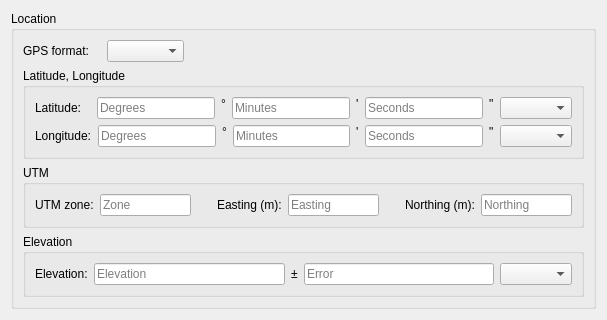
<?xml version="1.0" encoding="UTF-8"?>
<ui version="4.0">
 <class>Form</class>
 <widget class="QWidget" name="Form">
  <property name="geometry">
   <rect>
    <x>0</x>
    <y>0</y>
    <width>607</width>
    <height>316</height>
   </rect>
  </property>
  <property name="sizePolicy">
   <sizepolicy hsizetype="Preferred" vsizetype="MinimumExpanding">
    <horstretch>0</horstretch>
    <verstretch>0</verstretch>
   </sizepolicy>
  </property>
  <property name="windowTitle">
   <string>Form</string>
  </property>
  <layout class="QVBoxLayout" name="verticalLayout_2">
   <item>
    <widget class="QGroupBox" name="location_groupBox">
     <property name="sizePolicy">
      <sizepolicy hsizetype="Preferred" vsizetype="Minimum">
       <horstretch>0</horstretch>
       <verstretch>0</verstretch>
      </sizepolicy>
     </property>
     <property name="title">
      <string>Location</string>
     </property>
     <layout class="QVBoxLayout" name="verticalLayout_3">
      <item>
       <layout class="QHBoxLayout" name="horizontalLayout_14" stretch="0,0,0">
        <item>
         <widget class="QLabel" name="gps_format_label">
          <property name="sizePolicy">
           <sizepolicy hsizetype="Preferred" vsizetype="Fixed">
            <horstretch>0</horstretch>
            <verstretch>0</verstretch>
           </sizepolicy>
          </property>
          <property name="maximumSize">
           <size>
            <width>80</width>
            <height>16777215</height>
           </size>
          </property>
          <property name="text">
           <string>GPS format:</string>
          </property>
         </widget>
        </item>
        <item>
         <widget class="QComboBox" name="gps_format_comboBox">
          <property name="placeholderText">
           <string/>
          </property>
         </widget>
        </item>
        <item>
         <spacer name="horizontalSpacer_7">
          <property name="orientation">
           <enum>Qt::Horizontal</enum>
          </property>
          <property name="sizeType">
           <enum>QSizePolicy::Fixed</enum>
          </property>
          <property name="sizeHint" stdset="0">
           <size>
            <width>400</width>
            <height>0</height>
           </size>
          </property>
         </spacer>
        </item>
       </layout>
      </item>
      <item>
       <widget class="FocusGroupBox" name="latlon_groupBox">
        <property name="sizePolicy">
         <sizepolicy hsizetype="Preferred" vsizetype="MinimumExpanding">
          <horstretch>0</horstretch>
          <verstretch>3</verstretch>
         </sizepolicy>
        </property>
        <property name="title">
         <string>Latitude, Longitude</string>
        </property>
        <layout class="QVBoxLayout" name="verticalLayout">
         <item>
          <layout class="QHBoxLayout" name="horizontalLayout">
           <item>
            <widget class="QLabel" name="latitude_label">
             <property name="text">
              <string>Latitude:   </string>
             </property>
            </widget>
           </item>
           <item>
            <widget class="QLineEdit" name="lat_deg_lineEdit">
             <property name="placeholderText">
              <string>Degrees</string>
             </property>
            </widget>
           </item>
           <item>
            <widget class="QLabel" name="lat_deg_label">
             <property name="text">
              <string>°</string>
             </property>
             <property name="alignment">
              <set>Qt::AlignLeading|Qt::AlignLeft|Qt::AlignTop</set>
             </property>
            </widget>
           </item>
           <item>
            <widget class="QLineEdit" name="lat_min_lineEdit">
             <property name="placeholderText">
              <string>Minutes</string>
             </property>
            </widget>
           </item>
           <item>
            <widget class="QLabel" name="lat_min_label">
             <property name="text">
              <string>'</string>
             </property>
             <property name="alignment">
              <set>Qt::AlignLeading|Qt::AlignLeft|Qt::AlignTop</set>
             </property>
            </widget>
           </item>
           <item>
            <widget class="QLineEdit" name="lat_sec_lineEdit">
             <property name="placeholderText">
              <string>Seconds</string>
             </property>
            </widget>
           </item>
           <item>
            <widget class="QLabel" name="lat_sec_label">
             <property name="text">
              <string>&quot;</string>
             </property>
             <property name="alignment">
              <set>Qt::AlignLeading|Qt::AlignLeft|Qt::AlignTop</set>
             </property>
            </widget>
           </item>
           <item>
            <widget class="QComboBox" name="lat_comboBox">
             <property name="sizePolicy">
              <sizepolicy hsizetype="Preferred" vsizetype="Fixed">
               <horstretch>0</horstretch>
               <verstretch>0</verstretch>
              </sizepolicy>
             </property>
             <property name="maximumSize">
              <size>
               <width>80</width>
               <height>16777215</height>
              </size>
             </property>
             <property name="placeholderText">
              <string>N/S</string>
             </property>
            </widget>
           </item>
          </layout>
         </item>
         <item>
          <layout class="QHBoxLayout" name="horizontalLayout_2">
           <item>
            <widget class="QLabel" name="longitude_label">
             <property name="text">
              <string>Longitude:</string>
             </property>
            </widget>
           </item>
           <item>
            <widget class="QLineEdit" name="lon_deg_lineEdit">
             <property name="placeholderText">
              <string>Degrees</string>
             </property>
            </widget>
           </item>
           <item>
            <widget class="QLabel" name="lon_deg_label">
             <property name="text">
              <string>°</string>
             </property>
             <property name="alignment">
              <set>Qt::AlignLeading|Qt::AlignLeft|Qt::AlignTop</set>
             </property>
            </widget>
           </item>
           <item>
            <widget class="QLineEdit" name="lon_min_lineEdit">
             <property name="placeholderText">
              <string>Minutes</string>
             </property>
            </widget>
           </item>
           <item>
            <widget class="QLabel" name="lon_min_label">
             <property name="text">
              <string>'</string>
             </property>
             <property name="alignment">
              <set>Qt::AlignLeading|Qt::AlignLeft|Qt::AlignTop</set>
             </property>
            </widget>
           </item>
           <item>
            <widget class="QLineEdit" name="lon_sec_lineEdit">
             <property name="placeholderText">
              <string>Seconds</string>
             </property>
            </widget>
           </item>
           <item>
            <widget class="QLabel" name="lon_sec_label">
             <property name="text">
              <string>&quot;</string>
             </property>
             <property name="alignment">
              <set>Qt::AlignLeading|Qt::AlignLeft|Qt::AlignTop</set>
             </property>
            </widget>
           </item>
           <item>
            <widget class="QComboBox" name="lon_comboBox">
             <property name="sizePolicy">
              <sizepolicy hsizetype="Preferred" vsizetype="Fixed">
               <horstretch>0</horstretch>
               <verstretch>0</verstretch>
              </sizepolicy>
             </property>
             <property name="maximumSize">
              <size>
               <width>80</width>
               <height>16777215</height>
              </size>
             </property>
             <property name="placeholderText">
              <string>E/W</string>
             </property>
            </widget>
           </item>
          </layout>
         </item>
        </layout>
       </widget>
      </item>
      <item>
       <widget class="FocusGroupBox" name="utm_groupBox">
        <property name="sizePolicy">
         <sizepolicy hsizetype="Preferred" vsizetype="MinimumExpanding">
          <horstretch>0</horstretch>
          <verstretch>2</verstretch>
         </sizepolicy>
        </property>
        <property name="title">
         <string>UTM</string>
        </property>
        <layout class="QVBoxLayout" name="verticalLayout_25">
         <item>
          <layout class="QHBoxLayout" name="horizontalLayout_10">
           <item>
            <widget class="QLabel" name="utm_zone_label">
             <property name="text">
              <string>UTM zone:</string>
             </property>
            </widget>
           </item>
           <item>
            <widget class="QLineEdit" name="utm_zone_lineEdit">
             <property name="placeholderText">
              <string>Zone</string>
             </property>
            </widget>
           </item>
           <item>
            <spacer name="horizontalSpacer_3">
             <property name="orientation">
              <enum>Qt::Horizontal</enum>
             </property>
             <property name="sizeType">
              <enum>QSizePolicy::Fixed</enum>
             </property>
             <property name="sizeHint" stdset="0">
              <size>
               <width>20</width>
               <height>20</height>
              </size>
             </property>
            </spacer>
           </item>
           <item>
            <widget class="QLabel" name="utm_e_label">
             <property name="text">
              <string>Easting (m):</string>
             </property>
            </widget>
           </item>
           <item>
            <widget class="QLineEdit" name="utm_e_lineEdit">
             <property name="placeholderText">
              <string>Easting</string>
             </property>
            </widget>
           </item>
           <item>
            <spacer name="horizontalSpacer_2">
             <property name="orientation">
              <enum>Qt::Horizontal</enum>
             </property>
             <property name="sizeType">
              <enum>QSizePolicy::Fixed</enum>
             </property>
             <property name="sizeHint" stdset="0">
              <size>
               <width>20</width>
               <height>20</height>
              </size>
             </property>
            </spacer>
           </item>
           <item>
            <widget class="QLabel" name="utm_n_label">
             <property name="text">
              <string>Northing (m):</string>
             </property>
            </widget>
           </item>
           <item>
            <widget class="QLineEdit" name="utm_n_lineEdit">
             <property name="placeholderText">
              <string>Northing</string>
             </property>
            </widget>
           </item>
          </layout>
         </item>
        </layout>
       </widget>
      </item>
      <item>
       <widget class="FocusGroupBox" name="elev_groupBox">
        <property name="sizePolicy">
         <sizepolicy hsizetype="Preferred" vsizetype="MinimumExpanding">
          <horstretch>0</horstretch>
          <verstretch>2</verstretch>
         </sizepolicy>
        </property>
        <property name="title">
         <string>Elevation</string>
        </property>
        <layout class="QVBoxLayout" name="verticalLayout_26">
         <item>
          <layout class="QHBoxLayout" name="horizontalLayout_4">
           <item>
            <widget class="QLabel" name="elevation_label">
             <property name="text">
              <string>Elevation:</string>
             </property>
            </widget>
           </item>
           <item>
            <widget class="QLineEdit" name="elevation_lineEdit">
             <property name="sizePolicy">
              <sizepolicy hsizetype="Expanding" vsizetype="Fixed">
               <horstretch>0</horstretch>
               <verstretch>0</verstretch>
              </sizepolicy>
             </property>
             <property name="placeholderText">
              <string>Elevation</string>
             </property>
            </widget>
           </item>
           <item>
            <widget class="QLabel" name="elevation_error_label">
             <property name="text">
              <string>±</string>
             </property>
             <property name="alignment">
              <set>Qt::AlignCenter</set>
             </property>
            </widget>
           </item>
           <item>
            <widget class="QLineEdit" name="elevation_error_lineEdit">
             <property name="placeholderText">
              <string>Error</string>
             </property>
            </widget>
           </item>
           <item>
            <widget class="QComboBox" name="elevation_unit_comboBox">
             <property name="sizePolicy">
              <sizepolicy hsizetype="Fixed" vsizetype="Fixed">
               <horstretch>0</horstretch>
               <verstretch>0</verstretch>
              </sizepolicy>
             </property>
             <property name="maximumSize">
              <size>
               <width>80</width>
               <height>16777215</height>
              </size>
             </property>
             <property name="placeholderText">
              <string>Unit</string>
             </property>
            </widget>
           </item>
          </layout>
         </item>
        </layout>
       </widget>
      </item>
     </layout>
    </widget>
   </item>
  </layout>
 </widget>
 <customwidgets>
  <customwidget>
   <class>FocusGroupBox</class>
   <extends>QGroupBox</extends>
   <header>Functions/Widget_classes.h</header>
   <container>1</container>
  </customwidget>
 </customwidgets>
 <resources/>
 <connections/>
</ui>
